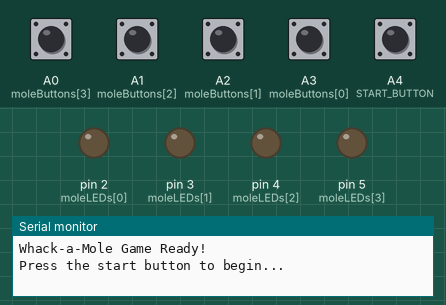
Recording of a sketch running on a simulated Arduino Uno, built with avr-gcc and run on an emulated ATmega328P. Shown: output pins drawn as LEDs (lit = HIGH), the last lines printed to the serial monitor. The inputs (shaded band) are chosen by the test bench; at power-on: A0 (moleButtons[3]), A1 (moleButtons[2]), A2 (moleButtons[1]), A3 (moleButtons[0]), A4 (START_BUTTON) HIGH. Random numbers use the default seed unless the sketch sets one.

Above: at 1.2 s.
1.3 s: A4 (START_BUTTON) pulled LOW for 0.15 s
At 2.4 s:
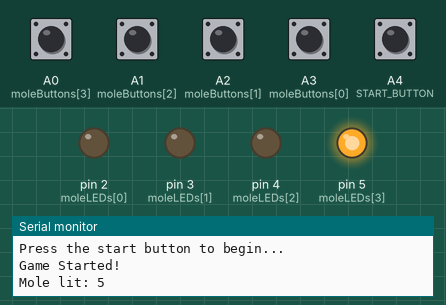
At 3.7 s:
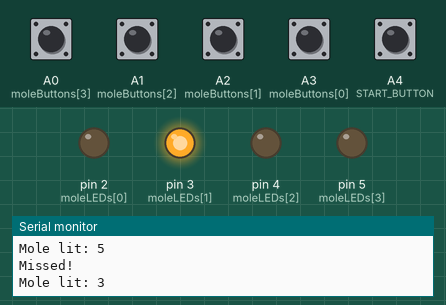
4.4 s: A0 (moleButtons[3]) pulled LOW for 0.15 s
At 5.3 s:
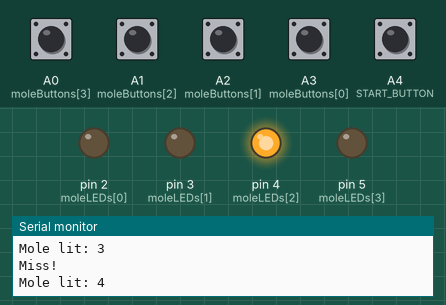
7.5 s: A1 (moleButtons[2]) pulled LOW for 1 s
Timing chart, 0 to 15.3 s (numbered marks = the images above; inputs shaded):
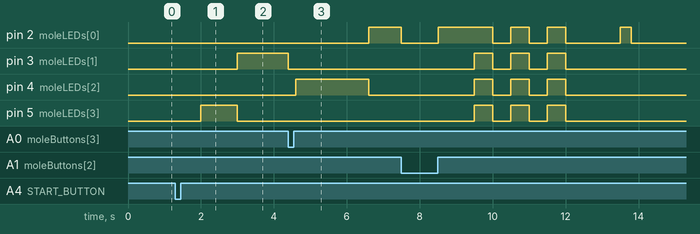

Measured:
- after the input at 1.3 s, pin 3 (moleLEDs[1]): LOW → HIGH after 1.7 s; pin 5 (moleLEDs[3]): LOW → HIGH after 0.70 s, → LOW 1.0 s later
- by itself, pin 4 (moleLEDs[2]): alternates HIGH for 0.50 s and LOW for 0.50 s, 6 changes in all, then stays LOW

The sketch:

whack-a-mole.ino
```cpp
/* Whack-a-Mole Game
This sketch is a modified version of the Simon Says game to create a Whack-a-Mole game.

Hardware needed:
5x pushbuttons (4 mole buttons + 1 start button)
1x Blue LED
1x Yellow LED
1x Red LED
1x Green LED
5x 1k resistors
5x 10k resistors
12x jumpers
*/

const int MAX_ROUNDS = 5; // Number of rounds in the game
const int MOLE_DELAY = 1000; // Time the mole stays lit (in milliseconds)
const int BUTTON_DELAY = 200; // Debounce delay for buttons
const int START_BUTTON = A4; // Start button pin

int moleLEDs[] = {2, 3, 4, 5}; // LED pins for moles
int moleButtons[] = {A3, A2, A1, A0}; // Button pins for moles
int score = 0; // Player's score
int currentRound = 0; // Current round
bool gameActive = false; // Game state

void setup() {
  // Initialize LED pins as outputs
  for (int i = 0; i < 4; i++) {
    pinMode(moleLEDs[i], OUTPUT);
    digitalWrite(moleLEDs[i], LOW);
  }

  // Initialize button pins as inputs with pull-up resistors
  for (int i = 0; i < 4; i++) {
    pinMode(moleButtons[i], INPUT_PULLUP);
  }

  // Initialize start button pin as input with pull-up resistor
  pinMode(START_BUTTON, INPUT_PULLUP);

  // Start serial communication for debugging
  Serial.begin(9600);
  Serial.println("Whack-a-Mole Game Ready!");
  Serial.println("Press the start button to begin...");
}

void loop() {
  // Check if game is not active, wait for start button
  if (!gameActive) {
    if (digitalRead(START_BUTTON) == LOW) {
      // Start button pressed
      delay(BUTTON_DELAY); // Debounce delay
      gameActive = true;
      score = 0;
      currentRound = 0;
      Serial.println("Game Started!");
      delay(500); // Brief pause before first round
    }
    return;
  }

  // Game is active
  if (currentRound < MAX_ROUNDS) {
    playRound(); // Play a round of the game
  } else {
    endGame(); // End the game when all rounds are completed
  }
}

void playRound() {
  // Light up a random mole (LED)
  int moleIndex = random(0, 4); // Randomly select a mole
  digitalWrite(moleLEDs[moleIndex], HIGH);
  Serial.print("Mole lit: ");
  Serial.println(moleLEDs[moleIndex]);

  // Wait for the player to press the correct button
  unsigned long startTime = millis();
  while (millis() - startTime < MOLE_DELAY) {
    for (int i = 0; i < 4; i++) {
      if (digitalRead(moleButtons[i]) == LOW) { // Button pressed
        if (i == moleIndex) { // Correct button
          Serial.println("Hit!");
          score++;
          digitalWrite(moleLEDs[moleIndex], LOW); // Turn off the mole
          delay(BUTTON_DELAY); // Debounce delay
          return;
        } else { // Wrong button
          Serial.println("Miss!");
          digitalWrite(moleLEDs[moleIndex], LOW); // Turn off the mole
          delay(BUTTON_DELAY); // Debounce delay
          return;
        }
      }
    }
  }

  // If no button is pressed within the time limit
  Serial.println("Missed!");
  digitalWrite(moleLEDs[moleIndex], LOW); // Turn off the mole
  currentRound++;
}


void endGame() {
  Serial.println("Game Over!");
  Serial.print("Your score: ");
  Serial.println(score);


  // Blink all LEDs to indicate the game is over
  for (int i = 0; i < 3; i++) {
    for (int j = 0; j < 4; j++) {
      digitalWrite(moleLEDs[j], HIGH);
    }
    delay(500);
    for (int j = 0; j < 4; j++) {
      digitalWrite(moleLEDs[j], LOW);
    }
    delay(500);
  }
  // Display score using LED flashes
  displayScore();

  // Reset the game
  score = 0;
  currentRound = 0;
  gameActive = false; // Set game to inactive state
  Serial.println("Press the start button to play again...");
}

void displayScore() {
  delay(1000); // Pause before showing score


  // Flash the first LED (pin 2) a number of times equal to the score
  for (int i = 0; i < score; i++) {
    digitalWrite(moleLEDs[0], HIGH); // Light up first LED
    delay(300);
    digitalWrite(moleLEDs[0], LOW);  // Turn off first LED
    delay(300);
  }

  delay(1000); // Pause after showing score
}
```
